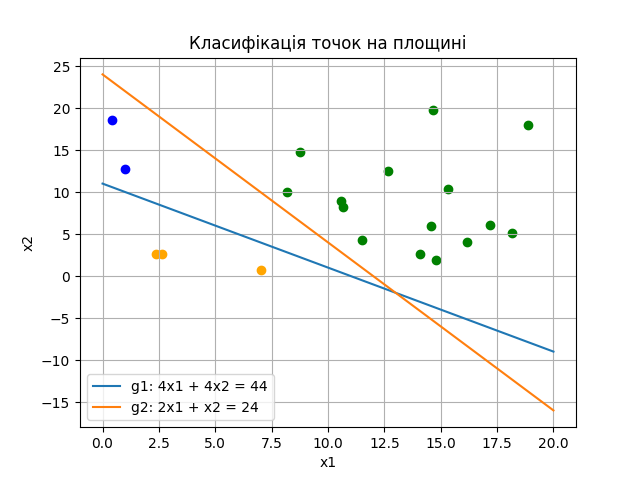

The script that saved this image:
import matplotlib
matplotlib.use('Agg')
import random
import numpy as np
import matplotlib.pyplot as plt

# Кількість точок та максимальне значення координат (порядковий номер студента)
N = 20

# Генеруємо випадкові координати точок
x1 = [random.uniform(0, N) for _ in range(N)]
x2 = [random.uniform(0, N) for _ in range(N)]

# Визначення вирішальних функцій
def g1(x1, x2):
    return 4*x1 + 4*x2 - 44

def g2(x1, x2):
    return 2*x1 + x2 - 24

def determine_class(x1, x2):
    if g1(x1, x2) < 0 and g2(x1, x2) >= 0:
        return 1
    elif g1(x1, x2) >= 0 and g2(x1, x2) >= 0:
        return 2
    elif g1(x1, x2) >= 0 and g2(x1, x2) < 0:
        return 3
    else:
        return 4

# Визначаємо клас для кожної точки
classes = [determine_class(x1[i], x2[i]) for i in range(N)]

# Виведемо результати класифікації
for i in range(N):
    print(f"Точка {i+1}: x1 = {x1[i]:.2f}, x2 = {x2[i]:.2f}, Клас = {classes[i]}")

# Налаштування кольорів для кожного класу
colors = ['red', 'green', 'blue', 'orange']

# Візуалізація точок
for i in range(N):
    plt.scatter(x1[i], x2[i], color=colors[classes[i]-1])

# Візуалізація вирішальних прямих
x_range = np.linspace(0, N, 100)
plt.plot(x_range, (44 - 4*x_range) / 4, label='g1: 4x1 + 4x2 = 44')
plt.plot(x_range, (24 - 2*x_range) / 1, label='g2: 2x1 + x2 = 24')

plt.xlabel('x1')
plt.ylabel('x2')
plt.title('Класифікація точок на площині')
plt.legend()
plt.grid(True)
plt.savefig('result.png')
